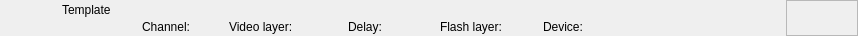
<?xml version="1.0" encoding="UTF-8"?>
<ui version="4.0">
 <class>RundownTemplateWidget</class>
 <widget class="QWidget" name="RundownTemplateWidget">
  <property name="geometry">
   <rect>
    <x>0</x>
    <y>0</y>
    <width>858</width>
    <height>36</height>
   </rect>
  </property>
  <layout class="QHBoxLayout" name="horizontalLayout">
   <property name="spacing">
    <number>0</number>
   </property>
   <property name="margin">
    <number>0</number>
   </property>
   <item>
    <widget class="QFrame" name="frameItem">
     <property name="sizePolicy">
      <sizepolicy hsizetype="Preferred" vsizetype="Fixed">
       <horstretch>0</horstretch>
       <verstretch>0</verstretch>
      </sizepolicy>
     </property>
     <property name="minimumSize">
      <size>
       <width>0</width>
       <height>36</height>
      </size>
     </property>
     <widget class="QLabel" name="labelThumbnail">
      <property name="geometry">
       <rect>
        <x>22</x>
        <y>2</y>
        <width>32</width>
        <height>32</height>
       </rect>
      </property>
      <property name="text">
       <string/>
      </property>
      <property name="pixmap">
       <pixmap resource="../Resource.qrc">:/Graphics/Images/Template.png</pixmap>
      </property>
      <property name="scaledContents">
       <bool>true</bool>
      </property>
     </widget>
     <widget class="QLabel" name="labelVideolayer">
      <property name="geometry">
       <rect>
        <x>229</x>
        <y>19</y>
        <width>110</width>
        <height>16</height>
       </rect>
      </property>
      <property name="text">
       <string>Video layer:</string>
      </property>
     </widget>
     <widget class="QLabel" name="labelLabel">
      <property name="geometry">
       <rect>
        <x>62</x>
        <y>2</y>
        <width>601</width>
        <height>16</height>
       </rect>
      </property>
      <property name="text">
       <string>Template</string>
      </property>
     </widget>
     <widget class="QLabel" name="labelChannel">
      <property name="geometry">
       <rect>
        <x>142</x>
        <y>19</y>
        <width>78</width>
        <height>16</height>
       </rect>
      </property>
      <property name="text">
       <string>Channel:</string>
      </property>
     </widget>
     <widget class="QLabel" name="labelColor">
      <property name="geometry">
       <rect>
        <x>0</x>
        <y>0</y>
        <width>18</width>
        <height>36</height>
       </rect>
      </property>
      <property name="text">
       <string/>
      </property>
     </widget>
     <widget class="QLabel" name="labelGroupColor">
      <property name="geometry">
       <rect>
        <x>0</x>
        <y>0</y>
        <width>6</width>
        <height>36</height>
       </rect>
      </property>
      <property name="text">
       <string/>
      </property>
     </widget>
     <widget class="QLabel" name="labelDelay">
      <property name="geometry">
       <rect>
        <x>348</x>
        <y>19</y>
        <width>83</width>
        <height>16</height>
       </rect>
      </property>
      <property name="text">
       <string>Delay:</string>
      </property>
     </widget>
     <widget class="QLabel" name="labelDevice">
      <property name="geometry">
       <rect>
        <x>543</x>
        <y>19</y>
        <width>260</width>
        <height>16</height>
       </rect>
      </property>
      <property name="text">
       <string>Device:</string>
      </property>
     </widget>
     <widget class="QLabel" name="labelFlashlayer">
      <property name="geometry">
       <rect>
        <x>440</x>
        <y>19</y>
        <width>92</width>
        <height>16</height>
       </rect>
      </property>
      <property name="text">
       <string>Flash layer:</string>
      </property>
     </widget>
    </widget>
   </item>
   <item>
    <widget class="QFrame" name="frameStatus">
     <property name="minimumSize">
      <size>
       <width>72</width>
       <height>0</height>
      </size>
     </property>
     <property name="maximumSize">
      <size>
       <width>72</width>
       <height>16777215</height>
      </size>
     </property>
     <property name="frameShape">
      <enum>QFrame::StyledPanel</enum>
     </property>
     <property name="frameShadow">
      <enum>QFrame::Raised</enum>
     </property>
     <widget class="QLabel" name="labelGpiConnected">
      <property name="geometry">
       <rect>
        <x>1</x>
        <y>2</y>
        <width>32</width>
        <height>32</height>
       </rect>
      </property>
      <property name="minimumSize">
       <size>
        <width>32</width>
        <height>32</height>
       </size>
      </property>
      <property name="maximumSize">
       <size>
        <width>32</width>
        <height>32</height>
       </size>
      </property>
      <property name="lineWidth">
       <number>0</number>
      </property>
      <property name="text">
       <string/>
      </property>
      <property name="pixmap">
       <pixmap resource="../Resource.qrc">:/Graphics/Images/GpiConnected.png</pixmap>
      </property>
      <property name="scaledContents">
       <bool>true</bool>
      </property>
     </widget>
     <widget class="QLabel" name="labelDisconnected">
      <property name="geometry">
       <rect>
        <x>32</x>
        <y>2</y>
        <width>32</width>
        <height>32</height>
       </rect>
      </property>
      <property name="minimumSize">
       <size>
        <width>32</width>
        <height>32</height>
       </size>
      </property>
      <property name="maximumSize">
       <size>
        <width>32</width>
        <height>32</height>
       </size>
      </property>
      <property name="text">
       <string/>
      </property>
      <property name="pixmap">
       <pixmap resource="../Resource.qrc">:/Graphics/Images/Disconnected.png</pixmap>
      </property>
      <property name="scaledContents">
       <bool>true</bool>
      </property>
     </widget>
     <widget class="QLabel" name="labelActiveColor">
      <property name="geometry">
       <rect>
        <x>64</x>
        <y>0</y>
        <width>8</width>
        <height>36</height>
       </rect>
      </property>
      <property name="minimumSize">
       <size>
        <width>8</width>
        <height>36</height>
       </size>
      </property>
      <property name="maximumSize">
       <size>
        <width>8</width>
        <height>36</height>
       </size>
      </property>
      <property name="text">
       <string/>
      </property>
     </widget>
    </widget>
   </item>
  </layout>
 </widget>
 <resources>
  <include location="../Resource.qrc"/>
 </resources>
 <connections/>
 <slots>
  <slot>addToCombo()</slot>
 </slots>
</ui>
